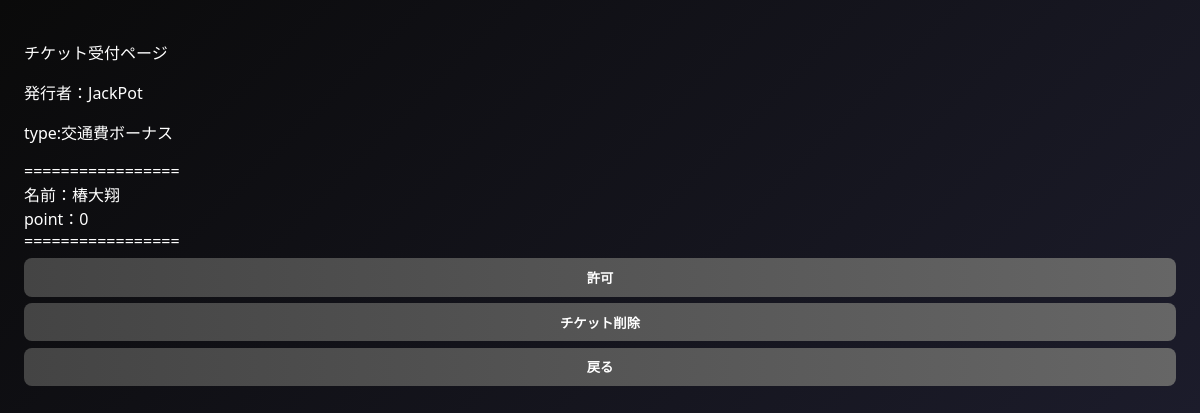
Page /ticket_receive/1 (signed in) on the committed database.
### app/app.py (models this page shows)
class User(UserMixin, db.Model):
    id = db.Column(db.Integer, primary_key=True)
    name = db.Column(db.String(20),nullable=False, unique = True)
    username = db.Column(db.String(20),nullable=False, unique = True)
    pw = db.Column(db.String(20), nullable=False)
    chip = db.Column(db.Integer)
    point = db.Column(db.Integer)
    last_login = db.Column(db.Date)#年月日だけでいいのでData型。時間まで欲しい場合はDatetime
    station = db.Column(db.String(20))#最寄り駅
    fare = db.Column(db.Integer)#大宮駅までの運賃

class Ticket(db.Model):
    id = db.Column(db.Integer, primary_key=True)
    user_id = db.Column(db.Integer, nullable=False)
    type = db.Column(db.String(20), nullable=False)
    category = db.Column(db.String(20), nullable=False)#月初めボーナスは"monthly_bonus"
    value = db.Column(db.Integer, nullable=False)
    user_name = db.Column(db.String(20), nullable = True)#ユーザ登録チケット発行時のname置き場
    user_username = db.Column(db.String(20), nullable = True)#ユーザ登録チケット発行時のusername置き場
    user_pw = db.Column(db.String(20), nullable = True)#ユーザ登録チケット発行時のpw置き場

### app/app.py (the view)
@app.route("/ticket_receive/<int:id>",methods=["GET","POST"])
@login_required
def ticket_receive(id):
    if current_user.id != 1:#rootユーザでないときアクセス拒否
        return "403 Forbidden<br> アクセスが拒否されました。<br> [原因]<br> アカウントにアクセス権限がありません。"
    ticket = Ticket.query.get(id)
    user = User.query.get(ticket.user_id)
    if request.method == "POST":
        if ticket.type == "withdrawal":#引出
            if ticket.category == "chip":
                user.chip = user.chip - ticket.value
            elif ticket.category == "point":
                user.point = user.point - ticket.value
        elif ticket.type == "deposit":#預入
            if ticket.category == "chip":
                user.chip = user.chip + ticket.value
            elif ticket.category == "point":
                user.point = user.point + ticket.value
        elif ticket.type == "add_user":#アカウント作成
            name = ticket.user_name
            username = ticket.user_username
            pw = ticket.user_pw
            chip = ticket.value#チケット発行時に500を指定
            user = User(name=name,username=username,pw=pw,chip=chip,point=0,last_login=datetime.now().date(),station="None",fare=0)
            db.session.add(user)
        elif ticket.type == "monthly_bonus":#月初めボーナス
            pass#チップ直渡しのため、chipの処理不要
        elif ticket.type == "fare_bonus":#交通費ボーナス
            user = User.query.filter_by(name=ticket.category).first()#初めにヒットするデータを取得
            user.point = user.point + user.fare
            user.last_login = datetime.now().date()
        else:
            return "ticket.type or category エラー"
        db.session.commit()
        delete_ticket(ticket.id)#ticket削除処理
        update_chip_Log(user)#Logを記載する関数
        return redirect(url_for("ticket_all"))
    else:
        name = user.name
        return render_template("ticket_receive.html",ticket=ticket,user=user,name=name)

### app/app.py (called while the page is built)
@login_manager.user_loader
def load_user(user_id):
    return User.query.get(int(user_id))

### app/templates/ticket_receive.html (shortened to what this page needs)
{% extends "base.html" %}
{% block content %}
<p>チケット受付ページ</p>
発行者：{{ name }}
<br>
{% if ticket.type == "withdrawal" %}
    <p>type:引出</p>
    {% if ticket.category == "chip" %}
        <p>
        [チップ変動]<br>
        {{user.chip}}<br>
        ↓<br>
        {{ user.chip - ticket.value }}
        </p>
    {% elif ticket.category == "point" %}
        <p>
        [ポイント変動]<br>
        {{user.point}}<br>
        ↓<br>
        {{ user.point - ticket.value }}
        </p>
    {% endif %}
{% elif ticket.type == "add_user" %}
    <p>type:ユーザ追加</p>
    =================<br>
    名前：{{ ticket.category }}<br>
    chip：{{ ticket.value }} <br>
    =================<br>
{% elif ticket.type == "fare_bonus" %}
    <p>type:交通費ボーナス</p>
    =================<br>
    名前：{{ ticket.category }}<br>
    point：{{ ticket.value }} <br>
    =================<br>
{% endif %}
<form action="{{ url_for('ticket_receive', id=ticket.id) }}" method="POST" style="display:inline;">
    <button type="submit">許可</button>
</form>
<form action="{{ url_for('delete_ticket', id=ticket.id) }}" method="POST" style="display:inline;">
    <button type="submit">チケット削除</button>
</form>
<button onclick="window.location.href='/ticket_all'">戻る</button>
{% endblock %}

### app/static/css/style_card.css (style rules this page uses)
body { background: linear-gradient(135deg, #0a0a0a, #1c1c2b); color: #fff; font-family: "Segoe UI", sans-serif; padding: 1rem; }
button { display: block; width: 100%; margin: 0.4rem 0; padding: 0.6rem; border: none; border-radius: 8px; background: linear-gradient(90deg, #444, #666); color: #fff; font-weight: bold; transition: transform 0.2s, background 0.3s; }

### rows in the picture
User: name "JackPot"
Ticket: category "椿大翔", value "0"
